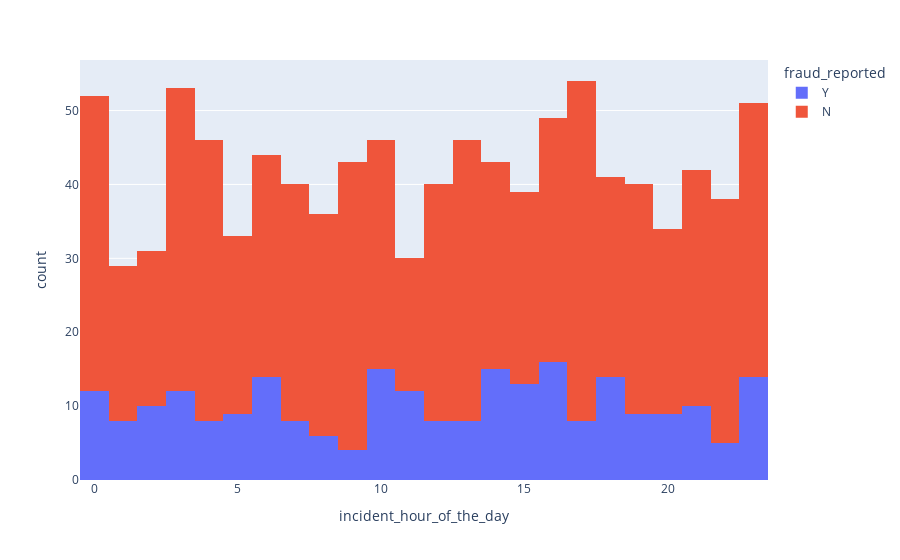

This figure's notebook cell:
### Code cell
fig = px.histogram(df, x="incident_hour_of_the_day", color='fraud_reported')
fig.show()

### Figure 1 — Plotly figure (JSON) as saved in the notebook; plotly's stock layout.template omitted (floating-point values rounded to 4 significant figures; data arrays with more than 128 entries replaced by an {"elided": "..."} marker saying what was removed)
{"data": [{"alignmentgroup": "True", "bingroup": "x", "hovertemplate": "fraud_reported=Y<br>incident_hour_of_the_day=%{x}<br>count=%{y}<extra></extra>", "legendgroup": "Y", "marker": {"color": "#636efa", "pattern": {"shape": ""}}, "name": "Y", "offsetgroup": "Y", "orientation": "v", "showlegend": true, "type": "histogram", "x": {"elided": "247 int values"}, "xaxis": "x", "yaxis": "y"}, {"alignmentgroup": "True", "bingroup": "x", "hovertemplate": "fraud_reported=N<br>incident_hour_of_the_day=%{x}<br>count=%{y}<extra></extra>", "legendgroup": "N", "marker": {"color": "#EF553B", "pattern": {"shape": ""}}, "name": "N", "offsetgroup": "N", "orientation": "v", "showlegend": true, "type": "histogram", "x": {"elided": "753 int values"}, "xaxis": "x", "yaxis": "y"}], "layout": {"barmode": "relative", "legend": {"title": {"text": "fraud_reported"}, "tracegroupgap": 0}, "margin": {"t": 60}, "xaxis": {"anchor": "y", "domain": [0, 1], "title": {"text": "incident_hour_of_the_day"}}, "yaxis": {"anchor": "x", "domain": [0, 1], "title": {"text": "count"}}}}
